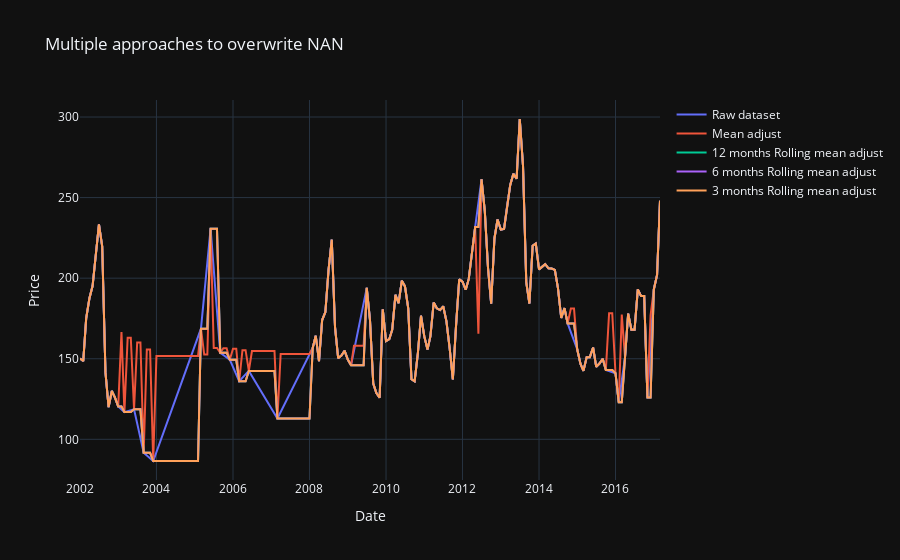

Notebook code for this chart:
### Code cell
# Criar a figura
fig = go.Figure()

# Adicionar traços para cada DataFrame
fig.add_trace(go.Scatter(x=dataframe_to_adjust['date'], y=dataframe_to_adjust['price'], mode='lines', name='Raw dataset'))
fig.add_trace(go.Scatter(x=dataframe_adjusted_mean['date'], y=dataframe_adjusted_mean['price'], mode='lines', name='Mean adjust'))
fig.add_trace(go.Scatter(x=dataframe_adjusted_rolling_12_months['date'], y=dataframe_adjusted_rolling_12_months['price'], mode='lines', name='12 months Rolling mean adjust'))
fig.add_trace(go.Scatter(x=dataframe_adjusted_rolling_6_months['date'], y=dataframe_adjusted_rolling_6_months['price'], mode='lines', name='6 months Rolling mean adjust'))
fig.add_trace(go.Scatter(x=dataframe_adjusted_rolling_3_months['date'], y=dataframe_adjusted_rolling_3_months['price'], mode='lines', name='3 months Rolling mean adjust'))


# Adicionar título e rótulos dos eixos
fig.update_layout(title='Multiple approaches to overwrite NAN',
                  xaxis_title='Date',
                  yaxis_title='Price')

# Mostrar o gráfico
fig.show()
